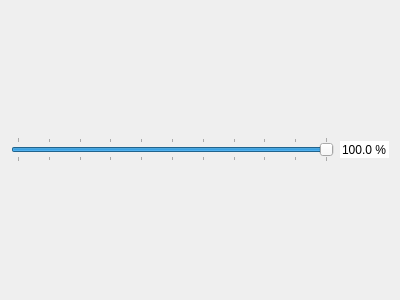
<?xml version="1.0" encoding="UTF-8"?>
<ui version="4.0">
 <class>FreeCompressionCompressibility</class>
 <widget class="QWidget" name="FreeCompressionCompressibility">
  <property name="geometry">
   <rect>
    <x>0</x>
    <y>0</y>
    <width>400</width>
    <height>300</height>
   </rect>
  </property>
  <property name="windowTitle">
   <string>Form</string>
  </property>
  <layout class="QHBoxLayout" name="horizontalLayout">
   <item>
    <widget class="QSlider" name="horizontalSlider">
     <property name="maximum">
      <number>1000</number>
     </property>
     <property name="value">
      <number>1000</number>
     </property>
     <property name="orientation">
      <enum>Qt::Orientation::Horizontal</enum>
     </property>
     <property name="tickPosition">
      <enum>QSlider::TickPosition::TicksBothSides</enum>
     </property>
     <property name="tickInterval">
      <number>100</number>
     </property>
    </widget>
   </item>
   <item>
    <widget class="QDoubleSpinBox" name="doubleSpinBox">
     <property name="frame">
      <bool>false</bool>
     </property>
     <property name="alignment">
      <set>Qt::AlignmentFlag::AlignCenter</set>
     </property>
     <property name="buttonSymbols">
      <enum>QAbstractSpinBox::ButtonSymbols::NoButtons</enum>
     </property>
     <property name="suffix">
      <string> %</string>
     </property>
     <property name="decimals">
      <number>1</number>
     </property>
     <property name="maximum">
      <double>100.000000000000000</double>
     </property>
     <property name="singleStep">
      <double>0.100000000000000</double>
     </property>
     <property name="value">
      <double>100.000000000000000</double>
     </property>
    </widget>
   </item>
  </layout>
 </widget>
 <resources/>
 <connections/>
</ui>
